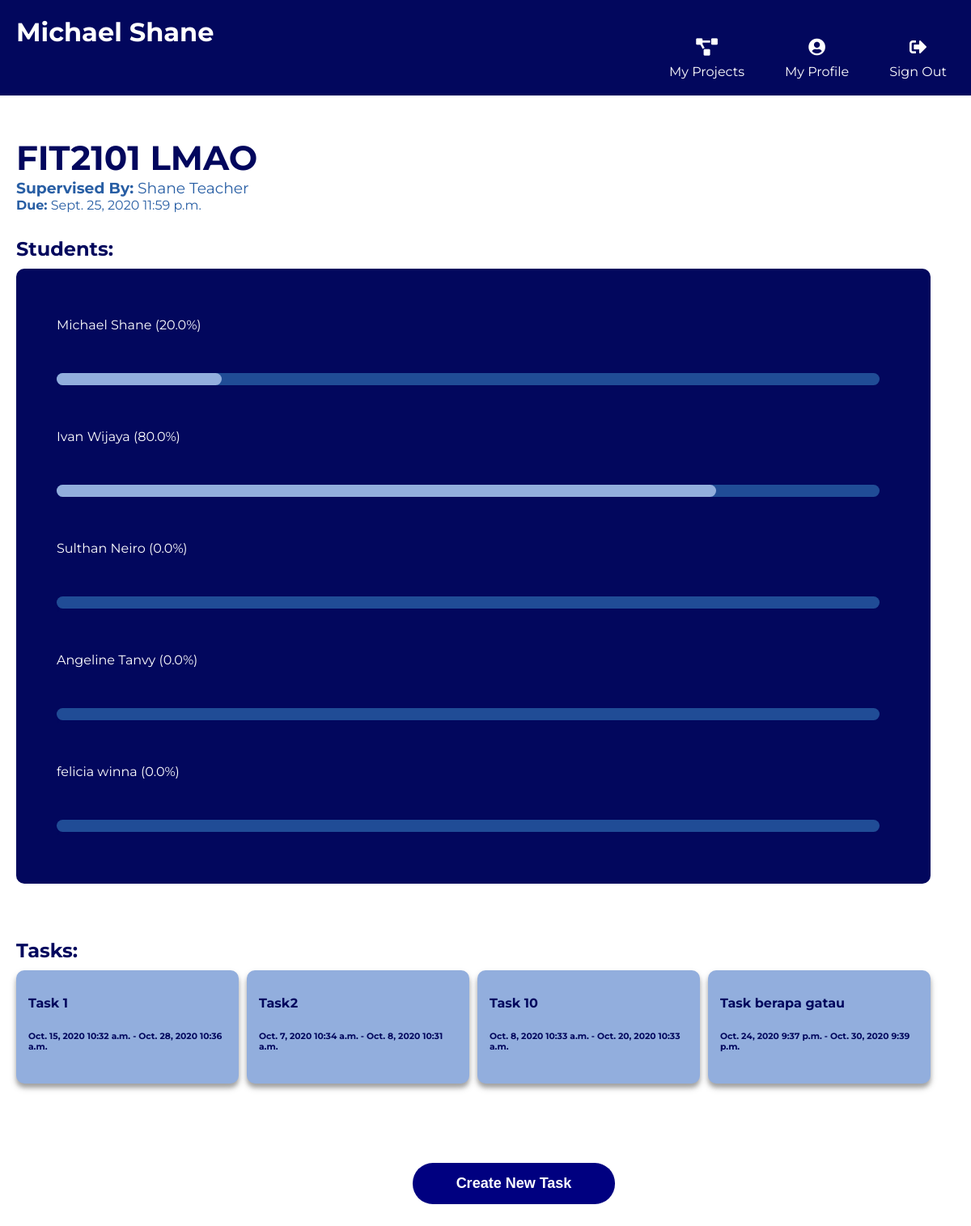
Page /dashboard/project-info/7/ (signed in) on the committed database.
### projects/models.py (models this page shows, shortened)
class Project(models.Model):
    title = models.CharField(max_length=100)
    due_date = models.DateField()
    due_time = models.TimeField()
    supervisor = models.ForeignKey(User, default=None, on_delete=models.SET_DEFAULT)
    class Meta:
        constraints = [models.UniqueConstraint(fields=['title', 'supervisor'], name="unique title")]
        verbose_name = "Project"

class Task(models.Model):
    taskname = models.CharField(max_length=50)
    taskdesc = models.TextField(max_length=500)
    sourceproject = models.ForeignKey(Project, default=None, on_delete=models.CASCADE)
    task_done = models.BooleanField(default=False)
    start_date = models.DateField(default=None)
    start_time = models.TimeField(default=None)
    due_date = models.DateField(default=None)
    due_time = models.TimeField(default=None)
    difficulty = models.PositiveIntegerField(default=1)
    class Meta:
        verbose_name = "Task"
    def __str__(self):
        return str(self.taskname)

### projects/views.py (the view)
# urls.py: path('dashboard/project-info/<int:project>/', project_views.project_info, name='project-info'),
@login_required(login_url="/signin")
def project_info(response, project):
    student_names = []
    students = []
    times = []
    prop = []
    project = Project.objects.filter(pk=project)[0]
    projectStudents = ProjectStudents.objects.filter(project=project)
    tasks = Task.objects.filter(sourceproject=project.id)
    if response.user.is_staff:
        AccountType = "Teacher"
    else:
        AccountType = "Student"
    if len(projectStudents) > 0:
        for i in projectStudents:
            student_names.append(i.student.get_full_name())
            students.append(i.student)
    for student in students:
        total_time = 0
        studentTasks = TaskStudents.objects.filter(student=student)
        for studentTask in studentTasks:
            task = studentTask.task
            if task.sourceproject == project:
                total_time += studentTask.time * task.difficulty * 0.2
        times.append(total_time)
    total_time = sum(times)
    for i in range(len(times)):
        if total_time > 0:
            prop.append(round(times[i] / total_time * 100, 2))
        else:
            prop.append(0)
    for i in range(len(student_names)):
        student_names[i] = student_names[i] + " (" + str(prop[i]) + "%)"
    data = zip(student_names, prop)
    arg = {"FirstName": response.user.first_name.capitalize,
           "FullName": response.user.get_full_name,
           "Project": project,
           "Data": data,
           "AccountType": AccountType,
           "Tasks": tasks,
           "checkTeacher": response.user.is_staff
           }
    response.session['project_id'] = project.title
    response.session['project_redirect'] = project.id
    r = close_project(response, project.id)
    if r:
        return redirect('/dashboard')
    return render(response, "ProjectInfo.html", arg)

### projects/views.py (called while the page is built)
@login_required(login_url="/signin")
def close_project(response, project):
    project = Project.objects.filter(pk=project)[0]
    curr = Project.objects.filter(id=project.id)[0]
    retVal = False
    if response.method == 'GET':
        if response.GET.get('yesbtn'):
            curr.delete()
            retVal = True
    return retVal

### projects/templates/ProjectInfo.html (shortened to what this page needs)
<!DOCTYPE html>
<html lang="en">
{% extends 'newbase.html' %}
{% load static %}
{% block content %}
<body>
<link rel="stylesheet" type="text/css" href="{% static 'projectinfo/projectinfo.css' %}">
<div class="container">
    <div class="Project">
        <h1 id="projectTitle"><a>{{ Project.title }}</a></h1>
        <h3 id ="projectDesc"><b>Supervised By:</b> {{ Project.supervisor.get_full_name }}</h3>
        <h4 id ="projectDesc"><b>Due:</b> {{ Project.due_date }} {{ Project.due_time }}</h4>
        <h4 id="subtitle">Students:</h4>
        <div class = "studentContribution">
            {% for student, time in Data %}
            <ul>
                <li>{{student}}</li>
                <li id="percentBar"><div class="movingBar" style="width: calc(100% * {{time}} / 105);"></div>|</li>
            </ul>
            {% endfor %}
        </div>
        <br><br>
        <h3 id="subtitle"> Tasks: </h3>
        <div class="grid-container">
        {% for t in Tasks %}
            <a id="box" href="/dashboard/task-info/{{ t.id }}/">
                <div class="grid-item">
                    <h4>{{ t }}</h4>
                    <h6>{{ t.start_date }} {{ t.start_time }} - {{ t.due_date }} {{ t.due_time }}</h6>
                </div>
            </a>
        {% endfor %}
        </div>
        {% if checkTeacher == False %}
            <div class="button-center">
                <button id = "create-task" onclick="location.href = '/dashboard/create-task/'">
                    Create New Task
                </button>
            </div>
        {% endif %}
    </div>
</div>
</body>
{% endblock %}

### main/templates/newbase.html (shortened to what this page needs)
<!DOCTYPE html>
<html lang="en">
<head>
    {% load static %}
    <link rel="stylesheet" type="text/css" href="{% static 'newbase/newbase.css' %}">
    <link rel="stylesheet" href="https://cdnjs.cloudflare.com/ajax/libs/font-awesome/5.14.0/css/all.min.css">
</head>
<body>
    <header>
        <h1 class="myName">{{FullName}}</h1>
        <ul>
            <li>
                <a href="{% url 'signout' %}">
                    <div class="icon">
                        <i class="fas fa-sign-out-alt fa-lg"></i>
                    </div>
                    <div class="name">Sign Out</div>
                </a>
            </li>
            <li>
                <a href="{% url 'profile' %}">
                    <div class="icon">
                        <i class="fa fa-user-circle fa-lg" aria-hidden="true"></i>
                    </div>
                    <div class="name">My Profile</div>
                </a>
            </li>
            <li>
                <a href="{% url 'dashboard' %}">
                    <div class="icon">
                        <i class="fas fa-project-diagram fa-lg"></i>
                    </div>
                    <div class="name">My Projects</div>
                </a>
            </li>
        </ul>
    </header>
    <div class="content">
        {% block content %}
        {% endblock %}
    </div>
</body>
</html>

### main/static/newbase/newbase.css (style rules this page uses)
body { margin: 0; padding: 0; font-family: 'Montserrat', sans-serif; color: white; }
.myName { color: white; float: left; padding: 0 0 0 0; margin: 0 0 0 0; }
header { position: fixed; background: rgba(2, 7, 93, 1); padding: 20px; width: 100%; z-index: 10; }
ul li { list-style: none; }
ul li a { text-decoration: none; color: white; float: right; margin: 0 50px 0 0; }
.icon { text-align: center; padding-bottom: 10px; margin-top: -20px; }

### projects/static/projectinfo/projectinfo.css (style rules this page uses)
.container { margin: 150px 20px 0 20px; }
body { font-family: 'Montserrat', sans-serif; color: rgba(2, 7, 93, 1); }
#projectTitle { font-weight: bold; font-size: 42px; margin: 0 0 0 0; }
#projectDesc { font-weight: 400; margin: 0 0 0 0; color: rgba(40, 94, 164, 1); }
.studentContribution { background-color: rgba(2, 7, 93, 1); margin: 0 30px 0 0; padding: 10px 10px 10px 10px; border-radius: 10px; }
#subtitle { font-size: 24px; margin: 30px 0px 10px 0px; }
li { color: white; position: relative; margin: 50px 0; list-style: none; }
#percentBar { color: rgba(2, 7, 93, 1); }
#percentBar:before { content:" "; position: absolute; left: 0; width: 95%; height: 15px; background-color: rgba(40, 94, 164, 0.8); border-radius: 1000px; }
.movingBar { content: " "; position: absolute; top: 0; left: 0; height: 15px; background-color: rgba(146, 174, 221, 1); border-radius: 1000px; animation-duration: 1s; animation-fill-mode: forwards; animation-name: bar; }
.grid-container { display: grid; max-width: 100%; grid-column-gap: 10px; grid-row-gap: 10px; margin: 0 30px 200px 0; }
.grid-item { background-color: rgba(146, 174, 221,1); box-shadow: 0 5px 5px 0 rgba(0,0,0,0.24), 0 5px 10px 0 rgba(0,0,0,0.19); padding : 10px 15px 10px 15px; border-radius: 10px; margin: 0 0 0 0; height: 120px; }
@media (min-width: 600px) { .grid-container { grid-template-columns: repeat(2, 1fr); } }
@media (min-width: 900px) { .grid-container { grid-template-columns: repeat(3, 1fr); } }
@media (min-width: 1200px) { .grid-container { grid-template-columns: repeat(4, 1fr); } }
#box { text-decoration:none; color: rgba(2, 7, 93, 1); }
button, .btn { text-align: center; padding: 15px 0px 15px 0px; margin: 5px 5px 5px 5px; width: 250px; font-size: 18px; font-family: Arial; font-weight: bold; border-radius: 25px; cursor: pointer; transition-duration: 0.4s; border: 0px; }
.button-center { text-align: center; }
#create-task { background-color: navy; color: white; bottom: 3%; left: 50%; margin-left: -90px; position: fixed; }

### rows in the picture
Project: title "FIT2101 LMAO", supervisor.get_full_name "Shane Teacher", due_date "Sept. 25, 2020", due_time "11:59 p.m."
Task: taskname "Task 1", start_date "Oct. 15, 2020", start_time "10:32 a.m.", due_date "Oct. 28, 2020", due_time "10:36 a.m."
Task: taskname "Task2", start_date "Oct. 7, 2020", start_time "10:34 a.m.", due_date "Oct. 8, 2020", due_time "10:31 a.m."
Task: taskname "Task 10", start_date "Oct. 8, 2020", start_time "10:33 a.m.", due_date "Oct. 20, 2020", due_time "10:33 a.m."
Task: taskname "Task berapa gatau", start_date "Oct. 24, 2020", start_time "9:37 p.m.", due_date "Oct. 30, 2020", due_time "9:39 p.m."

### other values in the picture
{{ FullName }} "Michael Shane"
{{ student }} "Michael Shane (20.0%)" "Ivan Wijaya (80.0%)" "Sulthan Neiro (0.0%)" "Angeline Tanvy (0.0%)" "felicia winna (0.0%)"
